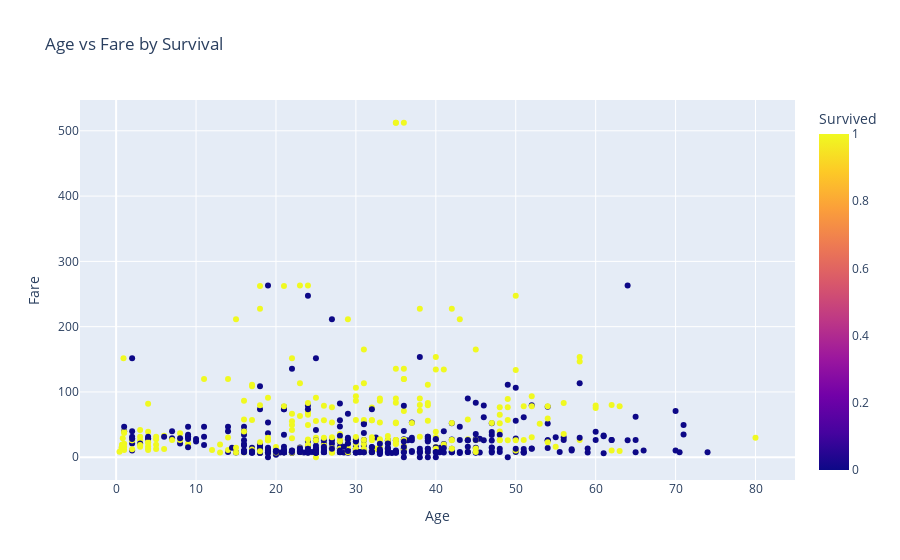

The notebook cell this image was saved under:
### Code cell
# Step 5: Interactive Plotly Visualization
# -------------------------------
fig = px.scatter(df, x='Age', y='Fare', color='Survived', title='Age vs Fare by Survival', hover_data=['Sex', 'Pclass'])
fig.show()

### Figure 1 — Plotly figure (JSON) as saved in the notebook; plotly's stock layout.template omitted (floating-point values rounded to 4 significant figures; data arrays with more than 128 entries replaced by an {"elided": "..."} marker saying what was removed)
{"data": [{"customdata": {"elided": "891x2 mixed values"}, "hovertemplate": "Age=%{x}<br>Fare=%{y}<br>Sex=%{customdata[0]}<br>Pclass=%{customdata[1]}<br>Survived=%{marker.color}<extra></extra>", "legendgroup": "", "marker": {"color": {"elided": "891 int values"}, "coloraxis": "coloraxis", "symbol": "circle"}, "mode": "markers", "name": "", "orientation": "v", "showlegend": false, "type": "scatter", "x": {"elided": "891 float values"}, "xaxis": "x", "y": {"elided": "891 float values"}, "yaxis": "y"}], "layout": {"coloraxis": {"colorbar": {"title": {"text": "Survived"}}, "colorscale": [[0, "#0d0887"], [0.1111, "#46039f"], [0.2222, "#7201a8"], [0.3333, "#9c179e"], [0.4444, "#bd3786"], [0.5556, "#d8576b"], [0.6667, "#ed7953"], [0.7778, "#fb9f3a"], [0.8889, "#fdca26"], [1, "#f0f921"]]}, "legend": {"tracegroupgap": 0}, "title": {"text": "Age vs Fare by Survival"}, "xaxis": {"anchor": "y", "domain": [0, 1], "title": {"text": "Age"}}, "yaxis": {"anchor": "x", "domain": [0, 1], "title": {"text": "Fare"}}}}
